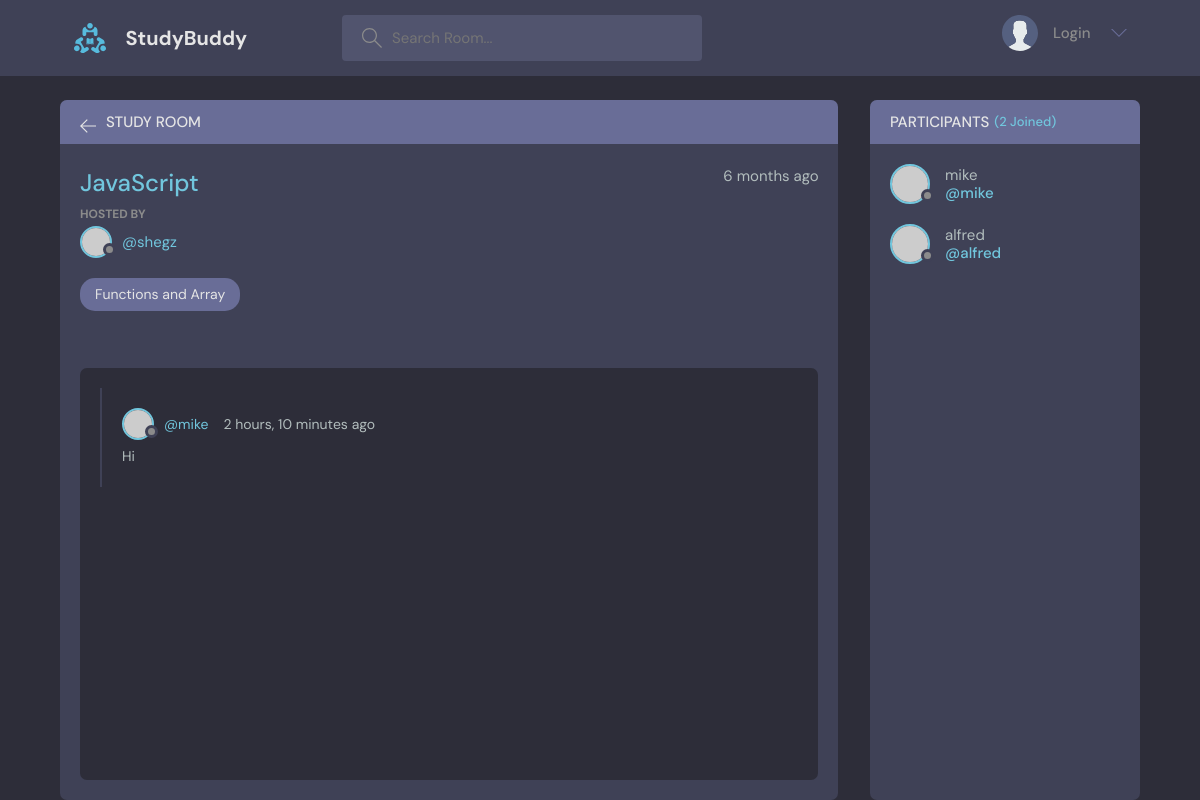
Page /room/2/ on the committed database.
### base/models.py (models this page shows, shortened)
class Room(models.Model):
    host = models.ForeignKey(User, on_delete=models.SET_NULL, null=True)
    topic = models.ForeignKey(Topic, on_delete=models.SET_NULL, null=True)
    name = models.CharField(max_length=200, null=True)
    description = models.TextField(null=True, blank=True)
    participants = models.ManyToManyField(
        User, related_name='participants', blank=True)
    updated = models.DateTimeField(auto_now=True)
    created = models.DateTimeField(auto_now_add=True)
    class Meta:
        ordering = ['-updated', '-created']

class Topic(models.Model):
    name = models.CharField(max_length=150)
    def __str__(self):
        return self.name

class Message(models.Model):
    user = models.ForeignKey(User, on_delete=models.CASCADE)
    room = models.ForeignKey(Room, on_delete=models.CASCADE)
    body = models.TextField()
    updated = models.DateTimeField(auto_now=True)
    created = models.DateTimeField(auto_now_add=True)
    class Meta:
        ordering = ['-updated', '-created']

### base/views.py (the view, shortened to what this page needs)
# urls.py: path('room/<str:pk>/', views.room, name="room"),
def room(request, pk):
    room = Room.objects.get(id=pk)
    room_messages = room.message_set.all()
    participants = room.participants.all()
    context = {
        'room': room,
          'room_messages': room_messages,
               'participants': participants
               }
    return render(request, 'base/room.html', context)

### base/templates/base/room.html (shortened to what this page needs)
{% extends 'main.html'%}
{% load static %}
{% block content %}
<main class="profile-page layout layout--2">
  <div class="container">
    <div class="room">
      <div class="room__top">
        <div class="room__topLeft">
          <a href="{% url 'home' %}">
            <svg version="1.1" xmlns="http://www.w3.org/2000/svg" width="32" height="32" viewBox="0 0 32 32">
              <title>arrow-left</title>
              <path d="M13.723 2.286l-13.723 13.714 13.719 13.714
                1.616-1.611-10.96-10.96h27.625v-2.286h-27.625l10.965-10.965-1.616-1.607z"></path>
            </svg>
          </a>
          <h3>Study Room</h3>
        </div>
      </div>
      <div class="room__box scroll">
        <div class="room__header scroll">
          <div class="room__info">
            <h3>{{room.name}}</h3>
            <span>{{room.created|timesince}} ago</span>
          </div>
          <div class="room__hosted">
            <p>Hosted By</p>
            <a href="{% url 'user-profile' user.id%}" class="room__author">
              <div class="avatar avatar--small">
                <img src="https://randomuser.me/api/portraits/men/37.jpg" />
              </div>
              <span>@{{room.host.username}}</span>
            </a>
          </div>
          <span class="room__topics">{{room.topic}}</span>
        </div>
        <div class="room__conversation">
          <div class="threads scroll">
            {% for m in room_messages %}
            <div class="thread">
              <div class="thread__top">
                <div class="thread__author">
                  <a href="{% url 'user-profile' m.user.id%}" class="thread__authorInfo">
                    <div class="avatar avatar--small">
                      <img src="https://randomuser.me/api/portraits/men/37.jpg" />
                    </div>
                    <span>@{{m.user.username}}</span>
                  </a>
                  <span class="thread__date">{{m.created|timesince}}
                    ago</span>
                </div>
              </div>
              <div class="thread__details">
                <p>{{m.body}}</p>
              </div>
            </div>
            {% endfor %}
          </div>
        </div>
      </div>
    </div>
    <div class="participants">
      <h3 class="participants__top">Participants <span>({{participants.count}} Joined)</span></h3>
      <div class="participants__list scroll">
        {% for p in participants %}
        <a href="{% url 'user-profile' p.id %}" class="participant">
          <div class="avatar avatar--medium">
            <img src="https://randomuser.me/api/portraits/men/37.jpg" />
          </div>
          <p>
            {{p.username}}
            <span>@{{p.username}}</span>
          </p>
        </a>
        {% endfor %}
      </div>
    </div>
  </div>
</main>
{% endblock content %}

### rows in the picture
Room: name "JavaScript", created "6 months", host.username "shegz", topic "Functions and Array"
Message: user.username "mike", created "2 hours, 10 minutes", body "Hi"

### other values in the picture
{{ participants.count }} "2"
{{ p.username }} "mike"
{{ p.username }} "alfred"
